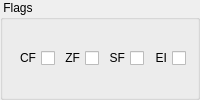
         <widget class="QGroupBox" name="flagsGroupBox">
          <property name="title">
           <string> Flags </string>
          </property>
          <layout class="QHBoxLayout" name="horizontalLayout" stretch="0,0,0,0">
           <property name="spacing">
            <number>4</number>
           </property>
           <item>
            <widget class="QCheckBox" name="cfCheckBox">
             <property name="toolTip">
              <string>Carry flag</string>
             </property>
             <property name="layoutDirection">
              <enum>Qt::RightToLeft</enum>
             </property>
             <property name="text">
              <string>CF</string>
             </property>
             <property name="key" stdset="0">
              <string>CF</string>
             </property>
             <property name="type" stdset="0">
              <string>boolean</string>
             </property>
            </widget>
           </item>
           <item>
            <widget class="QCheckBox" name="zfCheckBox">
             <property name="toolTip">
              <string>Zero flag</string>
             </property>
             <property name="layoutDirection">
              <enum>Qt::RightToLeft</enum>
             </property>
             <property name="text">
              <string>ZF</string>
             </property>
             <property name="key" stdset="0">
              <string>ZF</string>
             </property>
             <property name="type" stdset="0">
              <string>boolean</string>
             </property>
            </widget>
           </item>
           <item>
            <widget class="QCheckBox" name="sfCheckBox">
             <property name="toolTip">
              <string>Decimal adjuster mod flag</string>
             </property>
             <property name="layoutDirection">
              <enum>Qt::RightToLeft</enum>
             </property>
             <property name="text">
              <string>SF</string>
             </property>
             <property name="key" stdset="0">
              <string>SF</string>
             </property>
             <property name="type" stdset="0">
              <string>boolean</string>
             </property>
            </widget>
           </item>
           <item>
            <widget class="QCheckBox" name="eiCheckBox">
             <property name="toolTip">
              <string>Enable interrupt flag</string>
             </property>
             <property name="layoutDirection">
              <enum>Qt::RightToLeft</enum>
             </property>
             <property name="text">
              <string>EI</string>
             </property>
             <property name="key" stdset="0">
              <string>EI</string>
             </property>
             <property name="type" stdset="0">
              <string>boolean</string>
             </property>
            </widget>
           </item>
          </layout>
         </widget>
